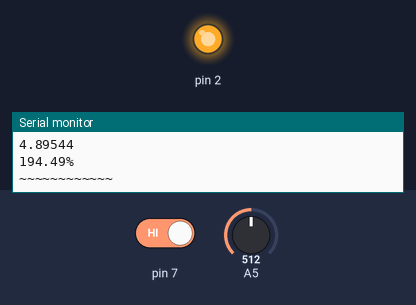
The sketch below on a simulated Arduino Uno, built with avr-gcc and run on an emulated ATmega328P. On the bench: output pins drawn as LEDs (lit = HIGH), the last lines printed to the serial monitor. The inputs (shaded band) are chosen by the test bench; at power-on: pin 7 HIGH, A5 = 512.

Above: at 1.2 s.
1.3 s: pin 7 driven LOW
At 1.9 s:
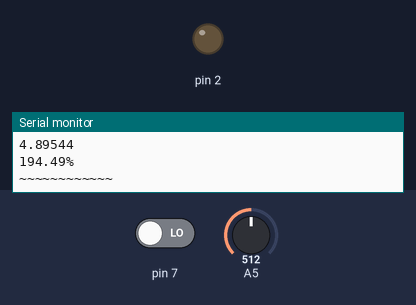
2.8 s: pin 7 driven HIGH
At 3.1 s:
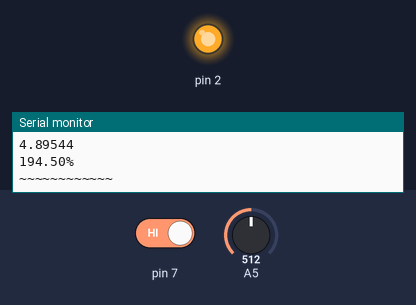
Timing chart, 0 to 5.8 s (numbered marks = the images above; inputs shaded):
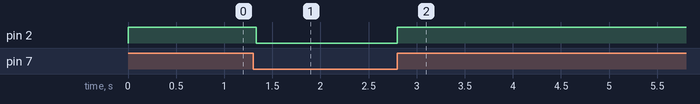

Measured:
- after the input at 1.3 s, pin 2: HIGH → LOW at once
- after the input at 2.8 s, pin 2: LOW → HIGH at once

The sketch:

adc.ino
```cpp
float r = 1943.5; 	//Resistor value
float c = .000470;  	//Capacitance value
float v = 15; 		//Voltage supply value
float e = 2.71828;  	//Euler's number

void setup() {
  pinMode(2, OUTPUT);
  pinMode(7, INPUT);
  pinMode(A5, INPUT);
  Serial.begin(9600);
}

void loop() {
  float start = micros(); 		//Start the timer in microseconds
  digitalWrite(2, LOW); 		//Turn off the NPN and start the capacitor charging
  while (digitalRead(7) == 0){  	//While the comparator isn't flipped, wait
  }
  float end = micros(); 		//End the timer in microseconds
  digitalWrite(2, HIGH); 	 	//Turn on the NPN and start the capacitor discharge
  float adc = (analogRead(A5) - 9.38483) / 102.67;  	//Calculate ADC from Arduino with error correction
  float time = ((end - start)/1000000);   	//Calculate time between start and end in seconds
  float exp = -time / (r * c);  		//Calculate the exponent of e in the formula
  float power = pow(e, exp);  		//Calculate e to the power of the exponent value
  float voltage = ((v - v * power) / 1.08709 + 0.068094); //Put in the rest of the equation, with correction
  Serial.println(voltage, 5); 		//Print our adc voltage
  Serial.println(adc, 5); 		//Print the Arduino ADC
  float perc_dif = ( abs(adc - voltage) / ((adc + voltage) / 2) ) * 100;  //Calculate the percent difference
  Serial.print(perc_dif); 		//Print the percent difference
  Serial.println("%");  			//Print a percentage symbol
  Serial.println("~~~~~~~~~~~~"); 	//Print a spacer
  delay(100); 				//Delay for 0.1 seconds to discharge the capacitor properly
}
```
